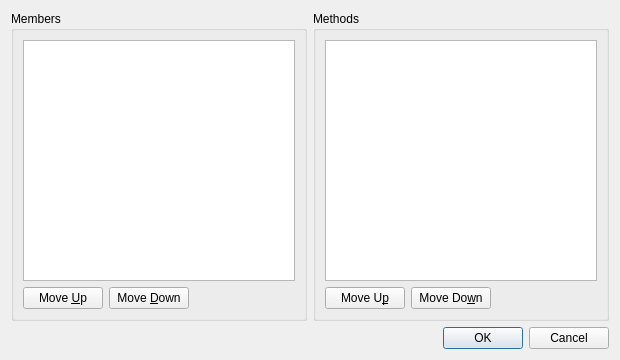
<?xml version="1.0" encoding="UTF-8"?>
<ui version="4.0">
 <class>ClassShapeOrderDialog</class>
 <widget class="QDialog" name="ClassShapeOrderDialog">
  <property name="geometry">
   <rect>
    <x>0</x>
    <y>0</y>
    <width>620</width>
    <height>360</height>
   </rect>
  </property>
  <property name="windowTitle">
   <string>Order Members / Methods</string>
  </property>
  <layout class="QVBoxLayout" name="mainLayout">
   <item>
    <layout class="QHBoxLayout" name="listsLayout">
     <item>
      <widget class="QGroupBox" name="membersGroup">
       <property name="title">
        <string>Members</string>
       </property>
       <layout class="QVBoxLayout" name="membersGroupLayout">
        <item>
         <widget class="QListWidget" name="listMembers">
          <property name="selectionMode">
           <enum>QAbstractItemView::SelectionMode::SingleSelection</enum>
          </property>
         </widget>
        </item>
        <item>
         <layout class="QHBoxLayout" name="membersMoveLayout">
          <item>
           <widget class="QPushButton" name="buttonMembersUp">
            <property name="text">
             <string>Move &amp;Up</string>
            </property>
           </widget>
          </item>
          <item>
           <widget class="QPushButton" name="buttonMembersDown">
            <property name="text">
             <string>Move &amp;Down</string>
            </property>
           </widget>
          </item>
          <item>
           <spacer name="membersMoveSpacer">
            <property name="orientation">
             <enum>Qt::Orientation::Horizontal</enum>
            </property>
            <property name="sizeHint" stdset="0">
             <size>
              <width>40</width>
              <height>20</height>
             </size>
            </property>
           </spacer>
          </item>
         </layout>
        </item>
       </layout>
      </widget>
     </item>
     <item>
      <widget class="QGroupBox" name="methodsGroup">
       <property name="title">
        <string>Methods</string>
       </property>
       <layout class="QVBoxLayout" name="methodsGroupLayout">
        <item>
         <widget class="QListWidget" name="listMethods">
          <property name="selectionMode">
           <enum>QAbstractItemView::SelectionMode::SingleSelection</enum>
          </property>
         </widget>
        </item>
        <item>
         <layout class="QHBoxLayout" name="methodsMoveLayout">
          <item>
           <widget class="QPushButton" name="buttonMethodsUp">
            <property name="text">
             <string>Move U&amp;p</string>
            </property>
           </widget>
          </item>
          <item>
           <widget class="QPushButton" name="buttonMethodsDown">
            <property name="text">
             <string>Move Do&amp;wn</string>
            </property>
           </widget>
          </item>
          <item>
           <spacer name="methodsMoveSpacer">
            <property name="orientation">
             <enum>Qt::Orientation::Horizontal</enum>
            </property>
            <property name="sizeHint" stdset="0">
             <size>
              <width>40</width>
              <height>20</height>
             </size>
            </property>
           </spacer>
          </item>
         </layout>
        </item>
       </layout>
      </widget>
     </item>
    </layout>
   </item>
   <item>
    <widget class="QDialogButtonBox" name="buttonBox">
     <property name="orientation">
      <enum>Qt::Orientation::Horizontal</enum>
     </property>
     <property name="standardButtons">
      <set>QDialogButtonBox::StandardButton::Cancel|QDialogButtonBox::StandardButton::Ok</set>
     </property>
    </widget>
   </item>
  </layout>
 </widget>
 <resources/>
 <connections/>
</ui>
